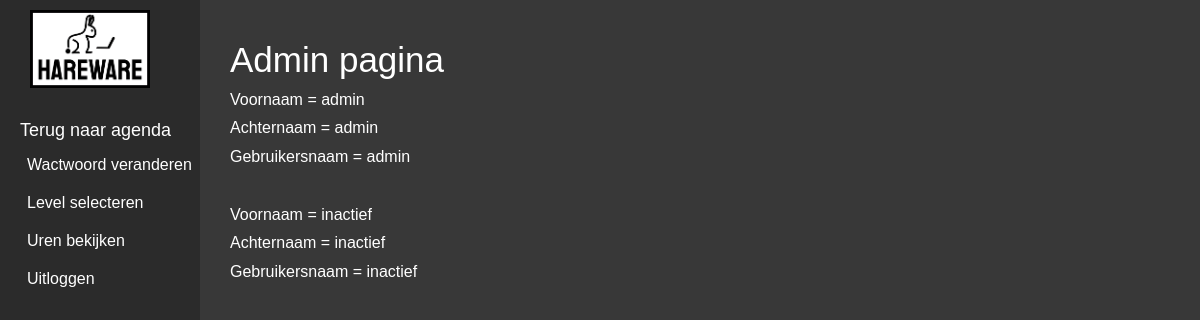
/admin/admin.php, run on the app's committed database.
### tables this page shows
CREATE TABLE `medewerker` (
  `ID_worker` int(11) NOT NULL,
  `Username` varchar(45) DEFAULT NULL,
  `Password` varchar(255) NOT NULL,
  `Name` varchar(45) DEFAULT NULL,
  `Last_Name` varchar(45) DEFAULT NULL,
  `Level` int(1) UNSIGNED ZEROFILL DEFAULT NULL
);

### admin/admin.php (the view, shortened to what this page needs)
<?php
include '../database.php';
try {
    $sql = 'SELECT Last_Name,
                    Name,
                    Username
               FROM medewerker';
    $q = $connection->prepare($sql);
    $q->execute();
    $q->setFetchMode(PDO::FETCH_ASSOC);
} catch (PDOException $e) {
    die("Could not connect to the database $dbname :" . $e->getMessage());
}
?>
<!DOCTYPE html>
<html lang="en">
<head>
<link rel="stylesheet" href="admin.css">
</head>
<body>
<div class="Background">
<div class="topbar">
     <div>
                <img src="IMG/Logo_HareWare.png" alt="Logo HareWare" class="Logo">
           </div>
                   <div class="link">
                        <ul>
                         <li class="agenda" > <a href="../display/display.php">Terug naar agenda</a></li>
                        </ul>
                        </div>
<div class="output">
     <?php
            while($r = $q->fetch()) {
            echo "<h1>Voornaam = " . $r['Name'] . "</h1 >";
            echo "<h1>Achternaam = " . $r['Last_Name'] . "</h1 > ";
            echo "<h1> Gebruikersnaam = " . $r['Username'] . "</h1 ><br> ";
            }
        ?>
</div>
<form action="../password/password.php" method="post">
<input type="submit" value="Wactwoord veranderen">
</form>
<form action="../level/level.php" method="post">
<input type="submit" value="Level selecteren">
</form>
<form action="../uren/uren.php" method="post">
<input type="submit" value="Uren bekijken">
</form>
<form action="../logout.php" method="post">
<input type="submit" value="Uitloggen">
</form>
        </div>
</body >
</html>

### admin/admin.css (style rules this page uses)
body { padding: 0; margin: 0; }
.Background { background-color: #383838; z-index: -300; }
.topbar { height:100%; min-height: 100vh; width:200px; background-color:#2b2b2b; display: flex; flex-direction: column; gap: 10px 30px; }
.Logo { max-width: 60%; margin-top: 10px; margin-left: 15%; }
.link { order: 0; font-size: 18px; margin-bottom: -30px; }
ul { list-style: none; }
.agenda { margin-bottom: 30px; }
a { text-decoration: none; color: white; font-family: sans-serif; margin-left: -20px; }
h1 { font-family: sans-serif; font-size: 1em; font-weight: lighter; color: white; }
.output { float: right; margin-top: -150px; width: 500px; position: fixed; margin-left: 230px; margin-top: 40px; }
input { border: none; background-color: transparent; padding-left: 25px; text-align: center; text-decoration: none; display: inline-block; font-size: 16px; margin: 4px 2px; cursor: pointer; color: white; }

### data on the page
medewerker: Name "admin", Last_Name "admin", Username "admin"
medewerker: Name "inactief", Last_Name "inactief", Username "inactief"
